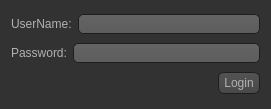
<?xml version="1.0" encoding="UTF-8"?>
<ui version="4.0">
 <class>AdminLogin</class>
 <widget class="QWidget" name="AdminLogin">
  <property name="geometry">
   <rect>
    <x>0</x>
    <y>0</y>
    <width>271</width>
    <height>109</height>
   </rect>
  </property>
  <property name="windowTitle">
   <string>Form</string>
  </property>
  <property name="styleSheet">
   <string notr="true">QToolTip
{
     border: 1px solid black;
     background-color: #ffa02f;
     padding: 1px;
     border-radius: 3px;
     opacity: 100;
}

QWidget
{
    color: #b1b1b1;
    background-color: #323232;
}

QWidget:item:hover
{
    background-color: QLinearGradient( x1: 0, y1: 0, x2: 0, y2: 1, stop: 0 #ffa02f, stop: 1 #ca0619);
    color: #000000;
}

QWidget:item:selected
{
    background-color: QLinearGradient( x1: 0, y1: 0, x2: 0, y2: 1, stop: 0 #ffa02f, stop: 1 #d7801a);
}

QMenuBar::item
{
    background: transparent;
}

QMenuBar::item:selected
{
    background: transparent;
    border: 1px solid #ffaa00;
}

QMenuBar::item:pressed
{
    background: #444;
    border: 1px solid #000;
    background-color: QLinearGradient(
        x1:0, y1:0,
        x2:0, y2:1,
        stop:1 #212121,
        stop:0.4 #343434/*,
        stop:0.2 #343434,
        stop:0.1 #ffaa00*/
    );
    margin-bottom:-1px;
    padding-bottom:1px;
}

QMenu
{
    border: 1px solid #000;
}

QMenu::item
{
    padding: 2px 20px 2px 20px;
}

QMenu::item:selected
{
    color: #000000;
}

QWidget:disabled
{
    color: #404040;
    background-color: #323232;
}

QAbstractItemView
{
    background-color: QLinearGradient( x1: 0, y1: 0, x2: 0, y2: 1, stop: 0 #4d4d4d, stop: 0.1 #646464, stop: 1 #5d5d5d);
}

QWidget:focus
{
    /*border: 2px solid QLinearGradient( x1: 0, y1: 0, x2: 0, y2: 1, stop: 0 #ffa02f, stop: 1 #d7801a);*/
}

QLineEdit
{
    background-color: QLinearGradient( x1: 0, y1: 0, x2: 0, y2: 1, stop: 0 #4d4d4d, stop: 0 #646464, stop: 1 #5d5d5d);
    padding: 1px;
    border-style: solid;
    border: 1px solid #1e1e1e;
    border-radius: 5;
}

QPushButton
{
    color: #b1b1b1;
    background-color: QLinearGradient( x1: 0, y1: 0, x2: 0, y2: 1, stop: 0 #565656, stop: 0.1 #525252, stop: 0.5 #4e4e4e, stop: 0.9 #4a4a4a, stop: 1 #464646);
    border-width: 1px;
    border-color: #1e1e1e;
    border-style: solid;
    border-radius: 6;
    padding: 3px;
    font-size: 12px;
    padding-left: 5px;
    padding-right: 5px;
}

QPushButton:pressed
{
    background-color: QLinearGradient( x1: 0, y1: 0, x2: 0, y2: 1, stop: 0 #2d2d2d, stop: 0.1 #2b2b2b, stop: 0.5 #292929, stop: 0.9 #282828, stop: 1 #252525);
}

QComboBox
{
    selection-background-color: #ffaa00;
    background-color: QLinearGradient( x1: 0, y1: 0, x2: 0, y2: 1, stop: 0 #565656, stop: 0.1 #525252, stop: 0.5 #4e4e4e, stop: 0.9 #4a4a4a, stop: 1 #464646);
    border-style: solid;
    border: 1px solid #1e1e1e;
    border-radius: 5;
}

QComboBox:hover,QPushButton:hover
{
    border: 2px solid QLinearGradient( x1: 0, y1: 0, x2: 0, y2: 1, stop: 0 #ffa02f, stop: 1 #d7801a);
}


QComboBox:on
{
    padding-top: 3px;
    padding-left: 4px;
    background-color: QLinearGradient( x1: 0, y1: 0, x2: 0, y2: 1, stop: 0 #2d2d2d, stop: 0.1 #2b2b2b, stop: 0.5 #292929, stop: 0.9 #282828, stop: 1 #252525);
    selection-background-color: #ffaa00;
}

QComboBox QAbstractItemView
{
    border: 2px solid darkgray;
    selection-background-color: QLinearGradient( x1: 0, y1: 0, x2: 0, y2: 1, stop: 0 #ffa02f, stop: 1 #d7801a);
}

QComboBox::drop-down
{
     subcontrol-origin: padding;
     subcontrol-position: top right;
     width: 15px;

     border-left-width: 0px;
     border-left-color: darkgray;
     border-left-style: solid; /* just a single line */
     border-top-right-radius: 3px; /* same radius as the QComboBox */
     border-bottom-right-radius: 3px;
 }

QComboBox::down-arrow
{
     image: url(:/down_arrow.png);
}

QGroupBox:focus
{
border: 2px solid QLinearGradient( x1: 0, y1: 0, x2: 0, y2: 1, stop: 0 #ffa02f, stop: 1 #d7801a);
}

QTextEdit:focus
{
    border: 2px solid QLinearGradient( x1: 0, y1: 0, x2: 0, y2: 1, stop: 0 #ffa02f, stop: 1 #d7801a);
}

QScrollBar:horizontal {
     border: 1px solid #222222;
     background: QLinearGradient( x1: 0, y1: 0, x2: 0, y2: 1, stop: 0.0 #121212, stop: 0.2 #282828, stop: 1 #484848);
     height: 7px;
     margin: 0px 16px 0 16px;
}

QScrollBar::handle:horizontal
{
      background: QLinearGradient( x1: 0, y1: 0, x2: 1, y2: 0, stop: 0 #ffa02f, stop: 0.5 #d7801a, stop: 1 #ffa02f);
      min-height: 20px;
      border-radius: 2px;
}

QScrollBar::add-line:horizontal {
      border: 1px solid #1b1b19;
      border-radius: 2px;
      background: QLinearGradient( x1: 0, y1: 0, x2: 1, y2: 0, stop: 0 #ffa02f, stop: 1 #d7801a);
      width: 14px;
      subcontrol-position: right;
      subcontrol-origin: margin;
}

QScrollBar::sub-line:horizontal {
      border: 1px solid #1b1b19;
      border-radius: 2px;
      background: QLinearGradient( x1: 0, y1: 0, x2: 1, y2: 0, stop: 0 #ffa02f, stop: 1 #d7801a);
      width: 14px;
     subcontrol-position: left;
     subcontrol-origin: margin;
}

QScrollBar::right-arrow:horizontal, QScrollBar::left-arrow:horizontal
{
      border: 1px solid black;
      width: 1px;
      height: 1px;
      background: white;
}

QScrollBar::add-page:horizontal, QScrollBar::sub-page:horizontal
{
      background: none;
}

QScrollBar:vertical
{
      background: QLinearGradient( x1: 0, y1: 0, x2: 1, y2: 0, stop: 0.0 #121212, stop: 0.2 #282828, stop: 1 #484848);
      width: 7px;
      margin: 16px 0 16px 0;
      border: 1px solid #222222;
}

QScrollBar::handle:vertical
{
      background: QLinearGradient( x1: 0, y1: 0, x2: 0, y2: 1, stop: 0 #ffa02f, stop: 0.5 #d7801a, stop: 1 #ffa02f);
      min-height: 20px;
      border-radius: 2px;
}

QScrollBar::add-line:vertical
{
      border: 1px solid #1b1b19;
      border-radius: 2px;
      background: QLinearGradient( x1: 0, y1: 0, x2: 0, y2: 1, stop: 0 #ffa02f, stop: 1 #d7801a);
      height: 14px;
      subcontrol-position: bottom;
      subcontrol-origin: margin;
}

QScrollBar::sub-line:vertical
{
      border: 1px solid #1b1b19;
      border-radius: 2px;
      background: QLinearGradient( x1: 0, y1: 0, x2: 0, y2: 1, stop: 0 #d7801a, stop: 1 #ffa02f);
      height: 14px;
      subcontrol-position: top;
      subcontrol-origin: margin;
}

QScrollBar::up-arrow:vertical, QScrollBar::down-arrow:vertical
{
      border: 1px solid black;
      width: 1px;
      height: 1px;
      background: white;
}


QScrollBar::add-page:vertical, QScrollBar::sub-page:vertical
{
      background: none;
}

QTextEdit
{
    background-color: #242424;
}

QPlainTextEdit
{
    background-color: #242424;
}

QHeaderView::section
{
    background-color: QLinearGradient(x1:0, y1:0, x2:0, y2:1, stop:0 #616161, stop: 0.5 #505050, stop: 0.6 #434343, stop:1 #656565);
    color: white;
    padding-left: 4px;
    border: 1px solid #6c6c6c;
}

QCheckBox:disabled
{
color: #414141;
}

QDockWidget::title
{
    text-align: center;
    spacing: 3px; /* spacing between items in the tool bar */
    background-color: QLinearGradient(x1:0, y1:0, x2:0, y2:1, stop:0 #323232, stop: 0.5 #242424, stop:1 #323232);
}

QDockWidget::close-button, QDockWidget::float-button
{
    text-align: center;
    spacing: 1px; /* spacing between items in the tool bar */
    background-color: QLinearGradient(x1:0, y1:0, x2:0, y2:1, stop:0 #323232, stop: 0.5 #242424, stop:1 #323232);
}

QDockWidget::close-button:hover, QDockWidget::float-button:hover
{
    background: #242424;
}

QDockWidget::close-button:pressed, QDockWidget::float-button:pressed
{
    padding: 1px -1px -1px 1px;
}

QMainWindow::separator
{
    background-color: QLinearGradient(x1:0, y1:0, x2:0, y2:1, stop:0 #161616, stop: 0.5 #151515, stop: 0.6 #212121, stop:1 #343434);
    color: white;
    padding-left: 4px;
    border: 1px solid #4c4c4c;
    spacing: 3px; /* spacing between items in the tool bar */
}

QMainWindow::separator:hover
{

    background-color: QLinearGradient(x1:0, y1:0, x2:0, y2:1, stop:0 #d7801a, stop:0.5 #b56c17 stop:1 #ffa02f);
    color: white;
    padding-left: 4px;
    border: 1px solid #6c6c6c;
    spacing: 3px; /* spacing between items in the tool bar */
}

QToolBar::handle
{
     spacing: 3px; /* spacing between items in the tool bar */
     background: url(:/images/handle.png);
}

QMenu::separator
{
    height: 2px;
    background-color: QLinearGradient(x1:0, y1:0, x2:0, y2:1, stop:0 #161616, stop: 0.5 #151515, stop: 0.6 #212121, stop:1 #343434);
    color: white;
    padding-left: 4px;
    margin-left: 10px;
    margin-right: 5px;
}

QProgressBar
{
    border: 2px solid grey;
    border-radius: 5px;
    text-align: center;
}

QProgressBar::chunk
{
    background-color: #d7801a;
    width: 2.15px;
    margin: 0.5px;
}

QTabBar::tab {
    color: #b1b1b1;
    border: 1px solid #444;
    border-bottom-style: none;
    background-color: #323232;
    padding-left: 10px;
    padding-right: 10px;
    padding-top: 3px;
    padding-bottom: 2px;
    margin-right: -1px;
}

QTabWidget::pane {
    border: 1px solid #444;
    top: 1px;
}

QTabBar::tab:last
{
    margin-right: 0; /* the last selected tab has nothing to overlap with on the right */
    border-top-right-radius: 3px;
}

QTabBar::tab:first:!selected
{
 margin-left: 0px; /* the last selected tab has nothing to overlap with on the right */


    border-top-left-radius: 3px;
}

QTabBar::tab:!selected
{
    color: #b1b1b1;
    border-bottom-style: solid;
    margin-top: 3px;
    background-color: QLinearGradient(x1:0, y1:0, x2:0, y2:1, stop:1 #212121, stop:.4 #343434);
}

QTabBar::tab:selected
{
    border-top-left-radius: 3px;
    border-top-right-radius: 3px;
    margin-bottom: 0px;
}

QTabBar::tab:!selected:hover
{
    /*border-top: 2px solid #ffaa00;
    padding-bottom: 3px;*/
    border-top-left-radius: 3px;
    border-top-right-radius: 3px;
    background-color: QLinearGradient(x1:0, y1:0, x2:0, y2:1, stop:1 #212121, stop:0.4 #343434, stop:0.2 #343434, stop:0.1 #ffaa00);
}

QRadioButton::indicator:checked, QRadioButton::indicator:unchecked{
    color: #b1b1b1;
    background-color: #323232;
    border: 1px solid #b1b1b1;
    border-radius: 6px;
}

QRadioButton::indicator:checked
{
    background-color: qradialgradient(
        cx: 0.5, cy: 0.5,
        fx: 0.5, fy: 0.5,
        radius: 1.0,
        stop: 0.25 #ffaa00,
        stop: 0.3 #323232
    );
}

QCheckBox::indicator{
    color: #b1b1b1;
    background-color: #323232;
    border: 1px solid #b1b1b1;
    width: 9px;
    height: 9px;
}

QRadioButton::indicator
{
    border-radius: 6px;
}

QRadioButton::indicator:hover, QCheckBox::indicator:hover
{
    border: 1px solid #ffaa00;
}

QCheckBox::indicator:checked
{
    image:url(:/images/checkbox.png);
}

QCheckBox::indicator:disabled, QRadioButton::indicator:disabled
{
    border: 1px solid #444;
}</string>
  </property>
  <layout class="QGridLayout" name="gridLayout">
   <item row="0" column="0" colspan="2">
    <layout class="QHBoxLayout" name="horizontalLayout">
     <item>
      <widget class="QLabel" name="label">
       <property name="text">
        <string>UserName:</string>
       </property>
      </widget>
     </item>
     <item>
      <widget class="QLineEdit" name="admin_User"/>
     </item>
    </layout>
   </item>
   <item row="1" column="0" colspan="2">
    <layout class="QHBoxLayout" name="horizontalLayout_2">
     <item>
      <widget class="QLabel" name="label_2">
       <property name="text">
        <string>Password:</string>
       </property>
      </widget>
     </item>
     <item>
      <widget class="QLineEdit" name="admin_Pass">
       <property name="echoMode">
        <enum>QLineEdit::Password</enum>
       </property>
      </widget>
     </item>
    </layout>
   </item>
   <item row="2" column="0">
    <spacer name="horizontalSpacer">
     <property name="orientation">
      <enum>Qt::Horizontal</enum>
     </property>
     <property name="sizeHint" stdset="0">
      <size>
       <width>203</width>
       <height>20</height>
      </size>
     </property>
    </spacer>
   </item>
   <item row="2" column="1">
    <widget class="QPushButton" name="btn_Login">
     <property name="text">
      <string>Login</string>
     </property>
    </widget>
   </item>
  </layout>
 </widget>
 <resources/>
 <connections/>
</ui>
